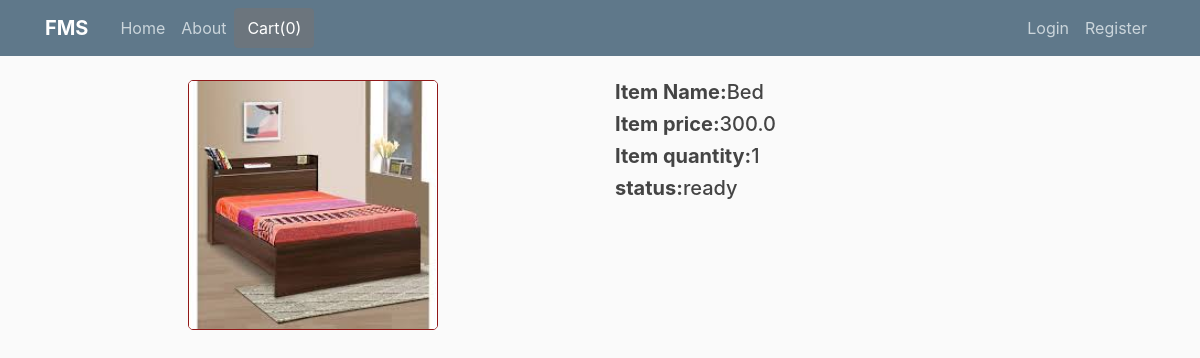
The page /1 on the database its author committed.
### service/models.py (models this page shows, shortened)
class ServiceItem(models.Model):
    image = models.ImageField(default='google.jpg', upload_to = 'profile_pictures')
    item_name = models.CharField(max_length=100)
    item_description = models.CharField(max_length=100)
    price = models.FloatField()
    quantity = models.CharField(max_length=20)
    status = models.CharField(max_length=100)

### service/views.py (the view)
# urls.py: path('<int:id>', views.detail, name = 'service_detail'),
def detail(request, id):
    service_item = ServiceItem.objects.get(pk = id)
    return render(request, 'service/service-detail.html', {'service_item' : service_item})

### service/templates/service/service-detail.html
{% extends "service/base.html" %}
{% block content %}
 <div class="container">
     <div class="row">
         <div class="col-md-6">
             <div class="row">
                 <div class="col-md-12 offset-md-3">
                     <img src="{{service_item.image.url}}" style="height: 250px; width: 250px; border-radius: 2%; border: 1px solid rgb(145, 24, 24);">
                 </div>
             </div>
         </div>
         <div class="col-md-6">
             <div class="row">
                 <div class="col-md-12">
                    <h5><b>Item Name:</b>{{service_item.item_name}}</h5>
                 </div>
             </div>
             <div class="row">
                <div class="col-md-12">
                    <h5><b>Item price:</b>{{service_item.price}}</h5>
                </div>
            </div>
            <div class="row">
                <div class="col-md-12">
                    <h5><b>Item quantity:</b>{{service_item.quantity}}</h5>
                </div>
            </div>
            <div class="row">
                <div class="col-md-12">
                    <h5><b>status:</b>{{service_item.status}}</h5>
                </div>
            </div>
         </div>
     </div>
 </div>
{% endblock content %}

### service/static/service/main.css (style rules this page uses)
body { background: #fafafa; color: #333333; margin-top: 5rem; }
h1, h2, h3, h4, h5, h6 { color: #444444; }

### rows shown on the page
ServiceItem: image (picture), item_name "Bed", price "300.0", quantity "1", status "ready"
